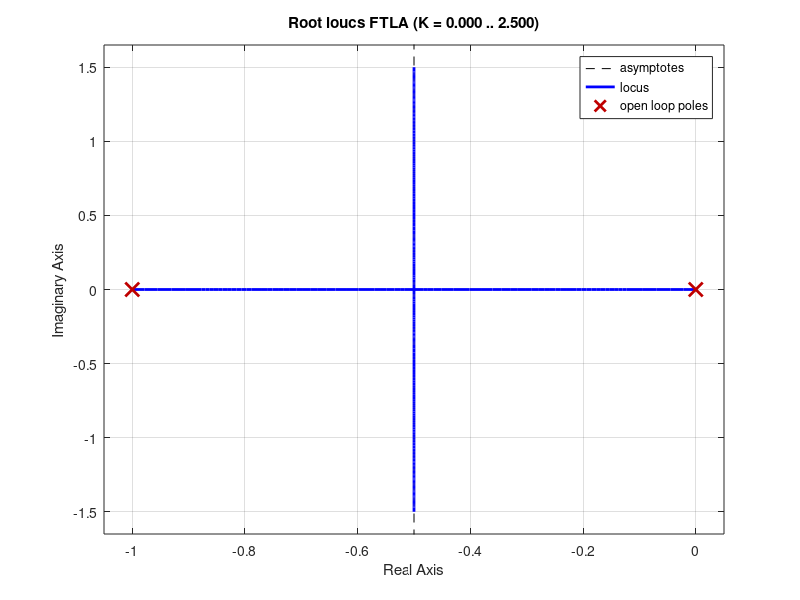
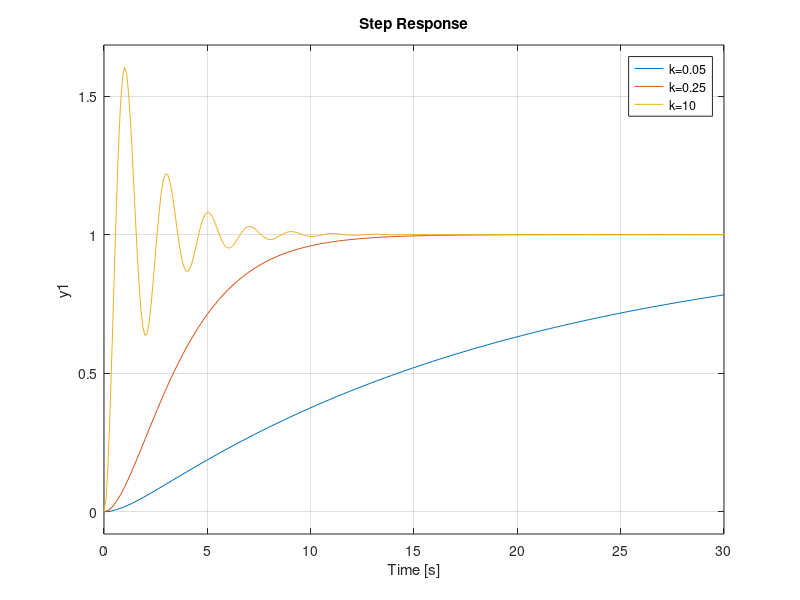

Reproduce these figures in MATLAB, in order.
%% Lugar Geometrico de Las Raices 
% 

num = [1];
den = [1 2];
FTLA = tf(num, den);

figure(1)
    rlocus(FTLA)

k = 3;
num1 = [k];
den1 = [1 2+k];
FTLC1 = tf(num1, den1);

k = 32;
num2 = [k];
den2 = [1 2+k];
FTLC2 = tf(num2, den2);

k = 35;
num3 = [k];
den3 = [1 2+k];
FTLC3 = tf(num3, den3);

figure(2)
    step(FTLC1, FTLC2, FTLC3);

%% Lugar Geometrico de las Raices - Otro

num = [1];
den = [1 1 0];
FTLA = tf(num, den);

figure(1)
    rlocus(FTLA)

k = 0.05;
num = [k];
den = [1 1 k];
FTLC = tf(num, den)

k = 0.25;
num1 = [k];
den1 = [1 1 k];
FTLC1 = tf(num1, den1)

k = 10;
num2 = [k];
den2 = [1 1 k];
FTLC2 = tf(num2, den2)

figure(2)
    step(FTLC, FTLC1, FTLC2)
    xlim([0 30])
    legend('k=0.05', 'k=0.25', 'k=10')
